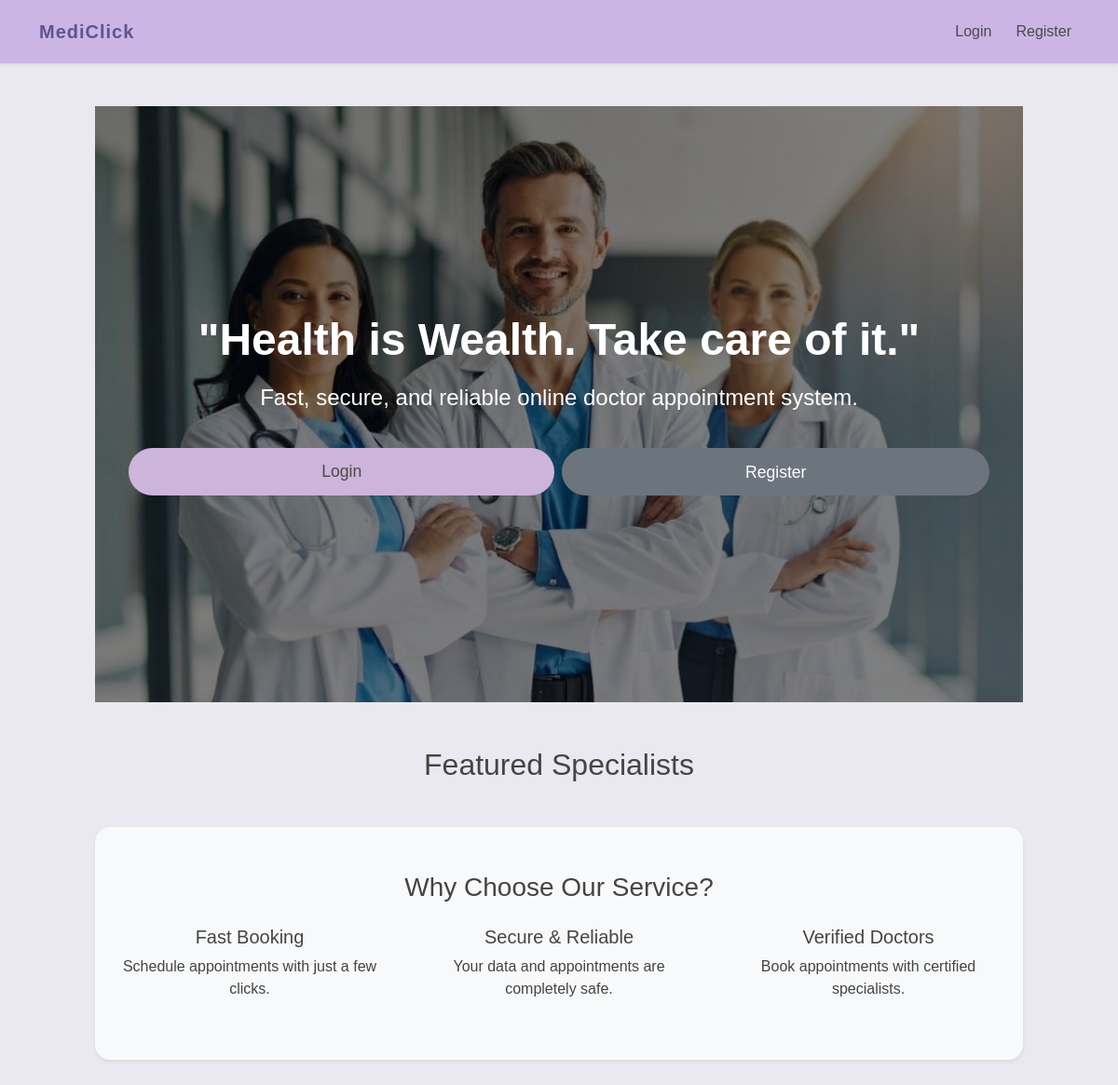
/, run on an earlier commit of the app's database.
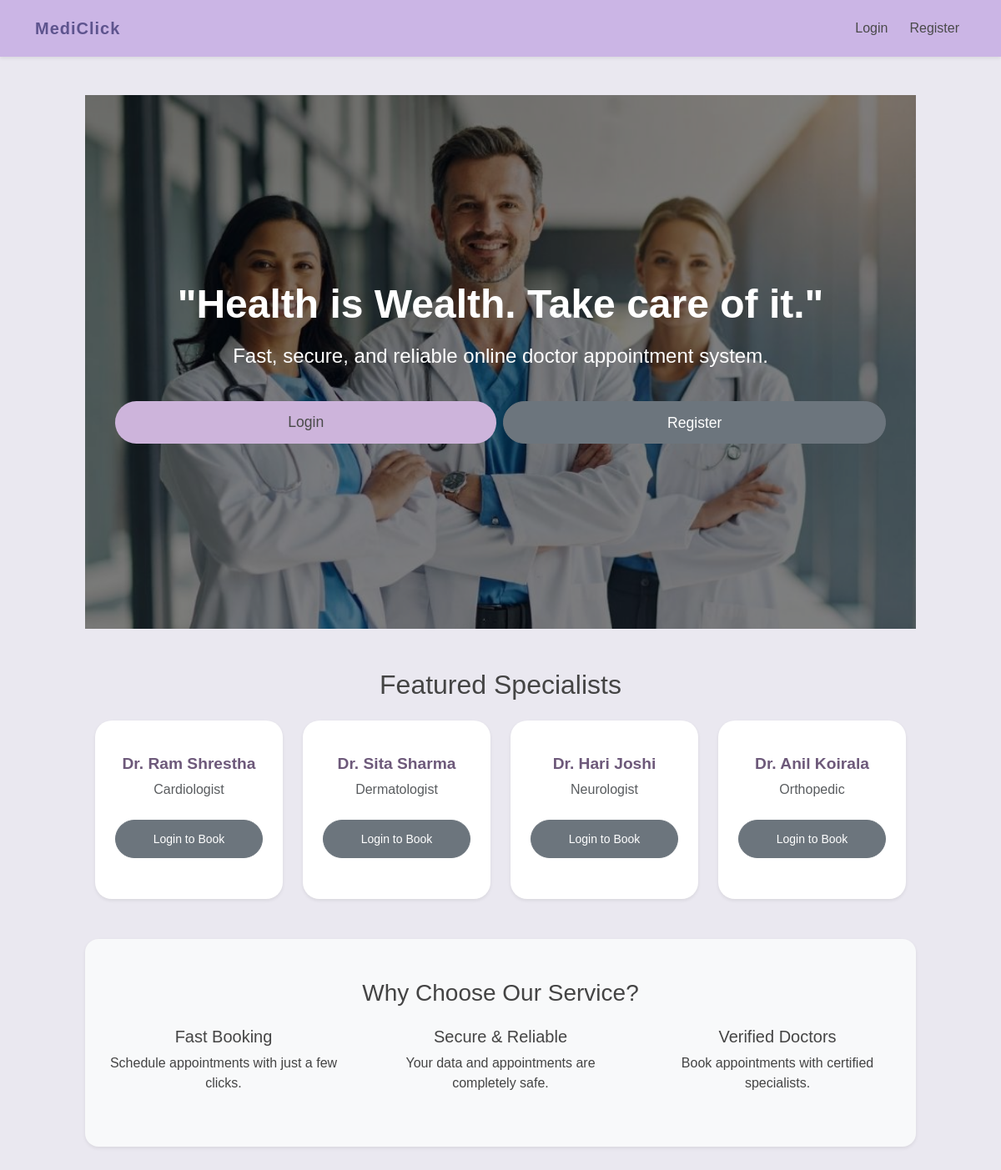
And on a later commit of the database.
### models.py (models this page shows)
class Doctor(db.Model):
    id = db.Column(db.Integer, primary_key=True)
    name = db.Column(db.String(100))
    specialization = db.Column(db.String(100))
    appointments = db.relationship('Appointment', backref='doctor', lazy=True)

### app.py (the view)
@app.route('/')
def home():
    doctors = Doctor.query.all()
    return render_template('index.html', doctors=doctors)

### templates/index.html (shortened to what this page needs)
{% extends 'base.html' %}
{% block content %}
<section class="hero-section-quote d-flex align-items-center justify-content-center" style="min-height: 60vh; position: relative;">
  <div class="overlay w-100 h-100 d-flex align-items-center justify-content-center" style="background: rgba(0,0,0,0.5);">
    <div class="container text-center px-3">
      {% if 'user_id' in session %}
        <h1 class="display-5 fw-bold text-white">"Health is Wealth. Take care of it."</h1>
        <p class="lead text-white mt-3">Welcome back, {{ session['user_name'] }}!</p>
      {% else %}
        <h1 class="display-5 fw-bold text-white">"Health is Wealth. Take care of it."</h1>
        <p class="lead text-white mt-3">Fast, secure, and reliable online doctor appointment system.</p>
        <div class="d-flex flex-column flex-sm-row justify-content-center gap-2 mt-3">
          <a href="{{ url_for('login') }}" class="btn btn-primary btn-lg w-100 w-sm-auto">Login</a>
          <a href="{{ url_for('register') }}" class="btn btn-secondary btn-lg w-100 w-sm-auto">Register</a>
        </div>
      {% endif %}
    </div>
  </div>
</section>
<section class="mt-5 mb-5">
  <div class="container">
    <h2 class="text-center mb-4">Featured Specialists</h2>
    <div class="row row-cols-1 row-cols-sm-2 row-cols-md-3 row-cols-lg-4 g-4">
      {% for doc in doctors[:4] %}
      <div class="col">
        <div class="card-doctor text-center p-4 shadow-sm h-100">
          <h5>{{ doc.name }}</h5>
          <p class="text-muted">{{ doc.specialization }}</p>
          {% if 'user_id' in session %}
            <a href="{{ url_for('book', doctor_id=doc.id) }}" class="btn btn-primary btn-sm mt-2 w-100 w-sm-auto">Book Appointment</a>
          {% else %}
            <a href="{{ url_for('login') }}" class="btn btn-secondary btn-sm mt-2 w-100 w-sm-auto">Login to Book</a>
          {% endif %}
        </div>
      </div>
      {% endfor %}
    </div>
  </div>
</section>
<section class="my-5 py-5 bg-light rounded-4 shadow-sm">
  <div class="container text-center">
    <h3 class="mb-4">Why Choose Our Service?</h3>
    <div class="row g-4">
      <div class="col-12 col-md-4">
        <h5>Fast Booking</h5>
        <p>Schedule appointments with just a few clicks.</p>
      </div>
      <div class="col-12 col-md-4">
        <h5>Secure & Reliable</h5>
        <p>Your data and appointments are completely safe.</p>
      </div>
      <div class="col-12 col-md-4">
        <h5>Verified Doctors</h5>
        <p>Book appointments with certified specialists.</p>
      </div>
    </div>
  </div>
</section>
{% endblock %}

What changed in the data, as far as the page shows it:
added Doctor: name "Dr. Ram Shrestha", specialization "Cardiologist"
added Doctor: name "Dr. Sita Sharma", specialization "Dermatologist"
added Doctor: name "Dr. Hari Joshi", specialization "Neurologist"
added Doctor: name "Dr. Anil Koirala", specialization "Orthopedic"
